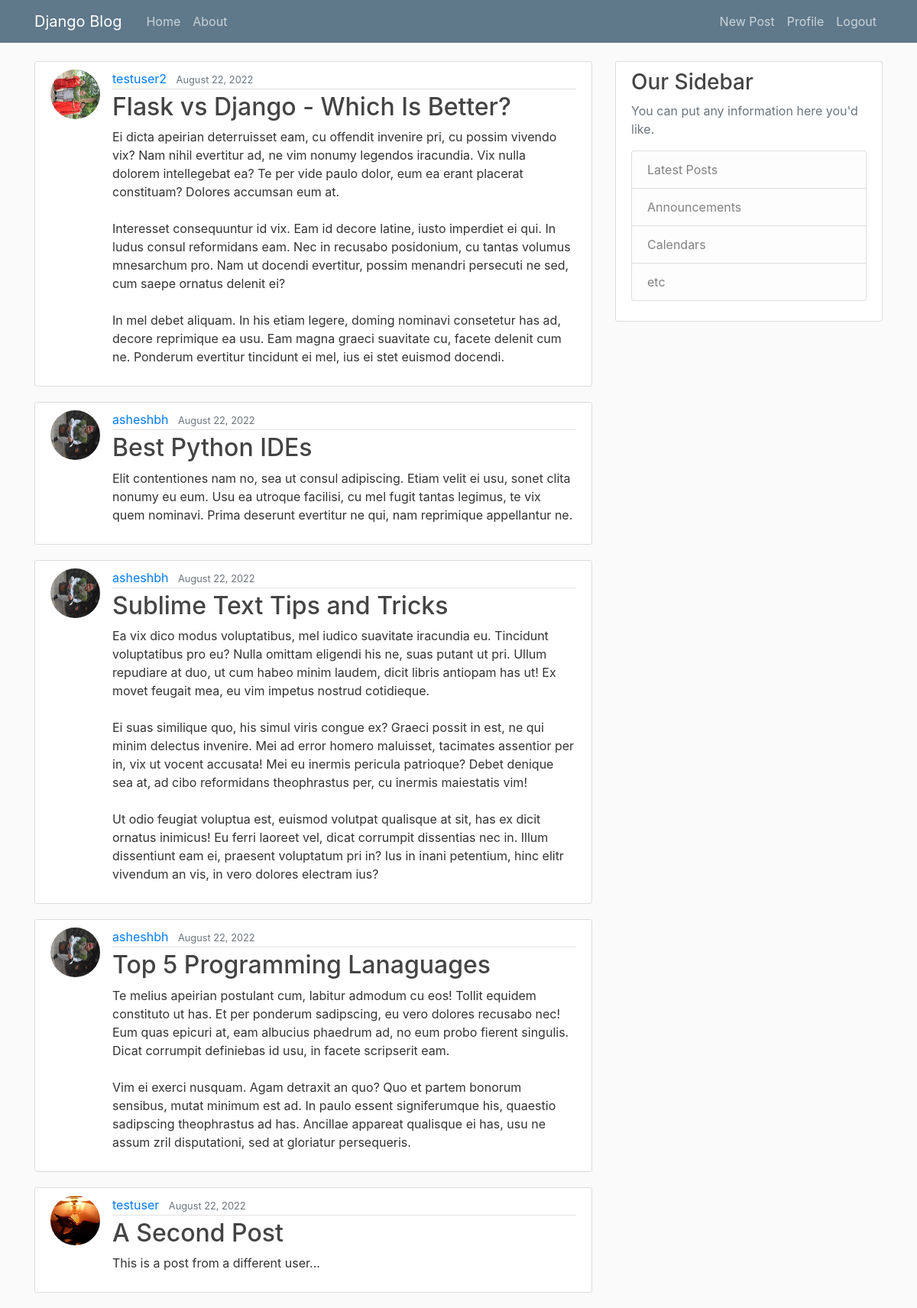
The app's page / (signed in) with its own data.
### blog/models.py (models this page shows, shortened)
class Post(models.Model):
    title = models.CharField(max_length=100)
    content = models.TextField()
    date_posted = models.DateTimeField(default=timezone.now)
    author = models.ForeignKey(User, on_delete=models.CASCADE)

### users/models.py (models this page shows, shortened)
class Profile(models.Model):
    user = models.OneToOneField(User, on_delete=models.CASCADE)
    image = models.ImageField(default='default.jpg', upload_to='profile_pics')

### blog/views.py (the view)
# urls.py: path('', PostListView.as_view(), name='blog-home'),
class PostListView(ListView):
    model = Post
    template_name= 'blog/home.html'
    context_object_name= 'posts'
    ordering= ['-date_posted']
    paginate_by= 5

### blog/templates/blog/home.html
{% extends 'blog/base.html' %}
{% block content %}
    {% for post in posts %}
        <article class="media content-section">
            <img class="rounded-circle article-img" src="{{ post.author.profile.image.url }}" alt="">
            <div class="media-body">
            <div class="article-metadata">
                <a class="mr-2" href="#">{{ post.author }}</a>
                <small class="text-muted">{{ post.date_posted|date:"F d, Y" }}</small>
            </div>
            <h2><a class="article-title" href="{% url 'post-detail' post.id %}">{{ post.title }}</a></h2>
            <p class="article-content">{{ post.content }}</p>
            </div>
        </article>
    {% endfor %}
{% endblock %}

### blog/static/css/main.css (style rules this page uses)
body { background: #fafafa; color: #333333; margin-top: 5rem; }
h1, h2, h3, h4, h5, h6 { color: #444444; }
.content-section { background: #ffffff; padding: 10px 20px; border: 1px solid #dddddd; border-radius: 3px; margin-bottom: 20px; }
.article-title { color: #444444; }
.article-content { white-space: pre-line; }
.article-img { height: 65px; width: 65px; margin-right: 16px; }
.article-metadata { padding-bottom: 1px; margin-bottom: 4px; border-bottom: 1px solid #e3e3e3 }

### records on screen
Post: author.profile.image (picture), author "testuser2", date_posted "August 22, 2022", title "Flask vs Django - Which Is Better?", content "Ei dicta apeirian deterruisset eam, cu offendit invenire pri, cu possim vivendo vix? Nam nihil evertitur ad, ne vim nonumy legendos iracundia. Vix nulla dolorem intellegebat ea? Te per vide paulo dolor, eum ea erant placerat constituam? Dolores accumsan eum at. Interesset consequuntur id vix. Eam id decore latine, iusto imperdiet ei qui. In ludus consul reformidans eam. Nec in recusabo posidonium, cu tantas volumus mnesarchum pro. Nam ut docendi evertitur, possim menandri persecuti ne sed, cum saepe ornatus delenit ei? In mel debet aliquam. In his etiam legere, doming nominavi consetetur has ad, decore reprimique ea usu. Eam magna graeci suavitate cu, facete delenit cum ne. Ponderum…"
Post: author.profile.image (picture), author "asheshbh", date_posted "August 22, 2022", title "Best Python IDEs", content "Elit contentiones nam no, sea ut consul adipiscing. Etiam velit ei usu, sonet clita nonumy eu eum. Usu ea utroque facilisi, cu mel fugit tantas legimus, te vix quem nominavi. Prima deserunt evertitur ne qui, nam reprimique appellantur ne."
Post: author.profile.image (picture), author "asheshbh", date_posted "August 22, 2022", title "Sublime Text Tips and Tricks", content "Ea vix dico modus voluptatibus, mel iudico suavitate iracundia eu. Tincidunt voluptatibus pro eu? Nulla omittam eligendi his ne, suas putant ut pri. Ullum repudiare at duo, ut cum habeo minim laudem, dicit libris antiopam has ut! Ex movet feugait mea, eu vim impetus nostrud cotidieque. Ei suas similique quo, his simul viris congue ex? Graeci possit in est, ne qui minim delectus invenire. Mei ad error homero maluisset, tacimates assentior per in, vix ut vocent accusata! Mei eu inermis pericula patrioque? Debet denique sea at, ad cibo reformidans theophrastus per, cu inermis maiestatis vim! Ut odio feugiat voluptua est, euismod volutpat qualisque at sit, has ex dicit ornatus inimicus! Eu…"
Post: author.profile.image (picture), author "asheshbh", date_posted "August 22, 2022", title "Top 5 Programming Lanaguages", content "Te melius apeirian postulant cum, labitur admodum cu eos! Tollit equidem constituto ut has. Et per ponderum sadipscing, eu vero dolores recusabo nec! Eum quas epicuri at, eam albucius phaedrum ad, no eum probo fierent singulis. Dicat corrumpit definiebas id usu, in facete scripserit eam. Vim ei exerci nusquam. Agam detraxit an quo? Quo et partem bonorum sensibus, mutat minimum est ad. In paulo essent signiferumque his, quaestio sadipscing theophrastus ad has. Ancillae appareat qualisque ei has, usu ne assum zril disputationi, sed at gloriatur persequeris."
Post: author.profile.image (placeholder picture), author "testuser", date_posted "August 22, 2022", title "A Second Post", content "This is a post from a different user..."
